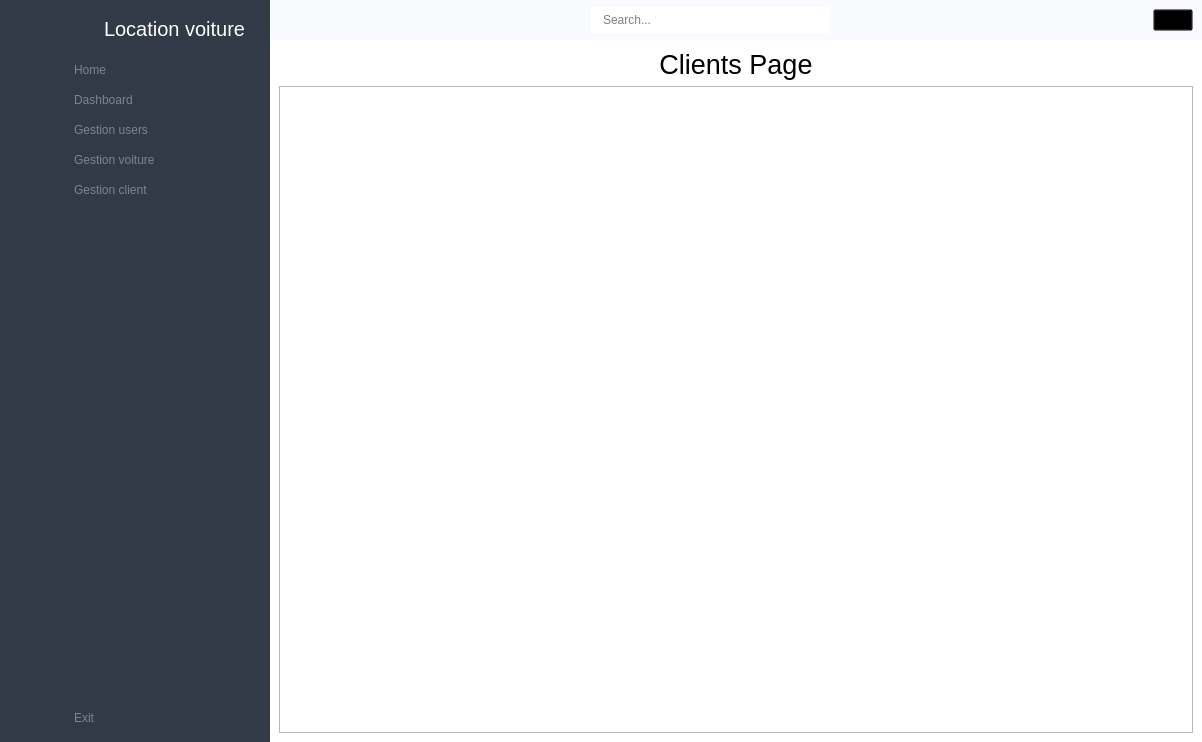
<?xml version="1.0" encoding="UTF-8"?>
<ui version="4.0">
 <class>MainWindow</class>
 <widget class="QMainWindow" name="MainWindow">
  <property name="geometry">
   <rect>
    <x>0</x>
    <y>0</y>
    <width>1202</width>
    <height>742</height>
   </rect>
  </property>
  <property name="windowTitle">
   <string>MainWindow</string>
  </property>
  <property name="styleSheet">
   <string notr="true">/*= Style for mainwindow START
  ==================================================== */
	#MainWindow {
		background-color: #fff;
	}
/*= END
  ==================================================== */

/*= Style for button to change menu style START
  ==================================================== */
	#change_btn {
		padding: 5px;
		border: none;
		width: 30px;
		height: 30px;
	}
/*= END
  ==================================================== */

/*= Style for header widget START
  ==================================================== */
	#widget {
		background-color: #f9fafd;
	}
/*= END
  ==================================================== */

/*= Style for menu with icon only START
  ==================================================== */
  	/* style for widget */
	#icon_only_widget {
		background-color: #313a46;
		width:50px;
	}

    /* style for QPushButton and QLabel */
	#icon_only_widget QPushButton, QLabel {
		height:50px;
		border:none;
		/* border-bottom: 1px solid #b0b0b0; */
	}

	#icon_only_widget QPushButton:hover {
		background-color: rgba( 86, 101, 115, 0.5);
	}

	/* style for logo image */
	#logo_label_1 {
		padding: 5px
	}
/*= END
  ==================================================== */

/*= Style for menu with icon and text START
  ==================================================== */
	/* style for widget */
	#full_menu_widget {
		background-color: #313a46;
	}

	/* style for QPushButton */
	#full_menu_widget QPushButton {
		border:none;
		border-radius: 3px;
		text-align: left;
		padding: 8px 0 8px 15px;
		color: #788596;
	}

	#full_menu_widget QPushButton:hover {
		background-color: rgba( 86, 101, 115, 0.5);
	}

	#full_menu_widget QPushButton:checked {
		color: #fff;
	}

	/* style for logo image */
	#logo_label_2 {
		padding: 5px;
		color: #fff;
	}

	/* style for APP title */
	#logo_label_3 {
		padding-right: 10px;
		color: #fff;
	}
/*= END
  ==================================================== */

/*= Style for search button START
  ==================================================== */
	#search_btn {
		border: none;
	}
/*= END
  ==================================================== */

/*= Style for search input START
  ==================================================== */
	#search_input {
		border: none;
		padding: 5px 10px;
	}

	#search_input:focus {
		background-color: #70B9FE;
	}
/*= END
  ==================================================== */

/*= Style for user information button START
  ==================================================== */
	#user_btn {
		border: none;
	}
/*= END
  ==================================================== */</string>
  </property>
  <widget class="QWidget" name="centralwidget">
   <layout class="QGridLayout" name="gridLayout">
    <property name="leftMargin">
     <number>0</number>
    </property>
    <property name="topMargin">
     <number>0</number>
    </property>
    <property name="rightMargin">
     <number>0</number>
    </property>
    <property name="bottomMargin">
     <number>0</number>
    </property>
    <property name="spacing">
     <number>0</number>
    </property>
    <item row="0" column="0">
     <widget class="QWidget" name="icon_only_widget" native="true">
      <layout class="QVBoxLayout" name="verticalLayout_3">
       <property name="spacing">
        <number>0</number>
       </property>
       <property name="leftMargin">
        <number>0</number>
       </property>
       <property name="topMargin">
        <number>0</number>
       </property>
       <property name="rightMargin">
        <number>0</number>
       </property>
       <property name="bottomMargin">
        <number>0</number>
       </property>
       <item>
        <layout class="QHBoxLayout" name="horizontalLayout_3">
         <item>
          <widget class="QLabel" name="logo_label_1">
           <property name="minimumSize">
            <size>
             <width>50</width>
             <height>50</height>
            </size>
           </property>
           <property name="maximumSize">
            <size>
             <width>50</width>
             <height>50</height>
            </size>
           </property>
           <property name="text">
            <string/>
           </property>
           <property name="pixmap">
            <pixmap resource="resource.qrc">:/icon/icon/Logo.png</pixmap>
           </property>
           <property name="scaledContents">
            <bool>true</bool>
           </property>
          </widget>
         </item>
        </layout>
       </item>
       <item>
        <layout class="QVBoxLayout" name="verticalLayout">
         <property name="spacing">
          <number>0</number>
         </property>
         <item>
          <widget class="QPushButton" name="home_btn_2">
           <property name="text">
            <string/>
           </property>
           <property name="icon">
            <iconset resource="resource.qrc">
             <normaloff>:/icon/icon/home-4-32.ico</normaloff>
             <normalon>:/icon/icon/home-4-48.ico</normalon>:/icon/icon/home-4-32.ico</iconset>
           </property>
           <property name="iconSize">
            <size>
             <width>20</width>
             <height>20</height>
            </size>
           </property>
           <property name="checkable">
            <bool>true</bool>
           </property>
           <property name="autoExclusive">
            <bool>true</bool>
           </property>
          </widget>
         </item>
         <item>
          <widget class="QPushButton" name="dashborad_btn_2">
           <property name="text">
            <string/>
           </property>
           <property name="icon">
            <iconset resource="resource.qrc">
             <normaloff>:/icon/icon/dashboard-5-32.ico</normaloff>
             <normalon>:/icon/icon/dashboard-5-48.ico</normalon>:/icon/icon/dashboard-5-32.ico</iconset>
           </property>
           <property name="iconSize">
            <size>
             <width>20</width>
             <height>20</height>
            </size>
           </property>
           <property name="checkable">
            <bool>true</bool>
           </property>
           <property name="autoExclusive">
            <bool>true</bool>
           </property>
          </widget>
         </item>
         <item>
          <widget class="QPushButton" name="users_btn_2">
           <property name="text">
            <string/>
           </property>
           <property name="icon">
            <iconset resource="resource.qrc">
             <normaloff>:/icon/icon/activity-feed-32.ico</normaloff>
             <normalon>:/icon/icon/activity-feed-48.ico</normalon>:/icon/icon/activity-feed-32.ico</iconset>
           </property>
           <property name="iconSize">
            <size>
             <width>20</width>
             <height>20</height>
            </size>
           </property>
           <property name="checkable">
            <bool>true</bool>
           </property>
           <property name="autoExclusive">
            <bool>true</bool>
           </property>
          </widget>
         </item>
         <item>
          <widget class="QPushButton" name="cars_btn_2">
           <property name="text">
            <string/>
           </property>
           <property name="icon">
            <iconset resource="resource.qrc">
             <normaloff>:/icon/icon/product-32.ico</normaloff>
             <normalon>:/icon/icon/product-48.ico</normalon>:/icon/icon/product-32.ico</iconset>
           </property>
           <property name="iconSize">
            <size>
             <width>20</width>
             <height>20</height>
            </size>
           </property>
           <property name="checkable">
            <bool>true</bool>
           </property>
           <property name="autoExclusive">
            <bool>true</bool>
           </property>
          </widget>
         </item>
         <item>
          <widget class="QPushButton" name="client_btn_2">
           <property name="text">
            <string/>
           </property>
           <property name="icon">
            <iconset resource="resource.qrc">
             <normaloff>:/icon/icon/group-32.ico</normaloff>
             <normalon>:/icon/icon/group-48.ico</normalon>:/icon/icon/group-32.ico</iconset>
           </property>
           <property name="iconSize">
            <size>
             <width>20</width>
             <height>20</height>
            </size>
           </property>
           <property name="checkable">
            <bool>true</bool>
           </property>
           <property name="autoExclusive">
            <bool>true</bool>
           </property>
          </widget>
         </item>
        </layout>
       </item>
       <item>
        <spacer name="verticalSpacer">
         <property name="orientation">
          <enum>Qt::Vertical</enum>
         </property>
         <property name="sizeHint" stdset="0">
          <size>
           <width>20</width>
           <height>375</height>
          </size>
         </property>
        </spacer>
       </item>
       <item>
        <widget class="QPushButton" name="exit_btn_2">
         <property name="text">
          <string/>
         </property>
         <property name="icon">
          <iconset resource="resource.qrc">
           <normaloff>:/icon/icon/close-window-64.ico</normaloff>:/icon/icon/close-window-64.ico</iconset>
         </property>
         <property name="iconSize">
          <size>
           <width>20</width>
           <height>20</height>
          </size>
         </property>
        </widget>
       </item>
      </layout>
     </widget>
    </item>
    <item row="0" column="1">
     <widget class="QWidget" name="full_menu_widget" native="true">
      <layout class="QVBoxLayout" name="verticalLayout_4">
       <item>
        <layout class="QHBoxLayout" name="horizontalLayout_2">
         <property name="spacing">
          <number>0</number>
         </property>
         <item>
          <widget class="QLabel" name="main_logo">
           <property name="minimumSize">
            <size>
             <width>40</width>
             <height>40</height>
            </size>
           </property>
           <property name="maximumSize">
            <size>
             <width>40</width>
             <height>40</height>
            </size>
           </property>
           <property name="text">
            <string/>
           </property>
           <property name="pixmap">
            <pixmap resource="resource.qrc">:/icon/icon/Logo.png</pixmap>
           </property>
           <property name="scaledContents">
            <bool>true</bool>
           </property>
          </widget>
         </item>
         <item>
          <widget class="QLabel" name="logo_label_3">
           <property name="font">
            <font>
             <pointsize>15</pointsize>
            </font>
           </property>
           <property name="text">
            <string>Location voiture</string>
           </property>
          </widget>
         </item>
        </layout>
       </item>
       <item>
        <layout class="QVBoxLayout" name="verticalLayout_2">
         <property name="spacing">
          <number>0</number>
         </property>
         <item>
          <widget class="QPushButton" name="home_Btn">
           <property name="text">
            <string>Home</string>
           </property>
           <property name="icon">
            <iconset resource="resource.qrc">
             <normaloff>:/icon/icon/home-4-32.ico</normaloff>
             <normalon>:/icon/icon/home-4-48.ico</normalon>:/icon/icon/home-4-32.ico</iconset>
           </property>
           <property name="iconSize">
            <size>
             <width>14</width>
             <height>14</height>
            </size>
           </property>
           <property name="checkable">
            <bool>true</bool>
           </property>
           <property name="autoExclusive">
            <bool>true</bool>
           </property>
          </widget>
         </item>
         <item>
          <widget class="QPushButton" name="dashborad_btn">
           <property name="text">
            <string>Dashboard</string>
           </property>
           <property name="icon">
            <iconset resource="resource.qrc">
             <normaloff>:/icon/icon/dashboard-5-32.ico</normaloff>
             <normalon>:/icon/icon/dashboard-5-48.ico</normalon>:/icon/icon/dashboard-5-32.ico</iconset>
           </property>
           <property name="iconSize">
            <size>
             <width>14</width>
             <height>14</height>
            </size>
           </property>
           <property name="checkable">
            <bool>true</bool>
           </property>
           <property name="autoExclusive">
            <bool>true</bool>
           </property>
          </widget>
         </item>
         <item>
          <widget class="QPushButton" name="users_btn">
           <property name="text">
            <string>Gestion users</string>
           </property>
           <property name="icon">
            <iconset resource="resource.qrc">
             <normaloff>:/icon/icon/activity-feed-32.ico</normaloff>
             <normalon>:/icon/icon/activity-feed-48.ico</normalon>:/icon/icon/activity-feed-32.ico</iconset>
           </property>
           <property name="iconSize">
            <size>
             <width>14</width>
             <height>14</height>
            </size>
           </property>
           <property name="checkable">
            <bool>true</bool>
           </property>
           <property name="autoExclusive">
            <bool>true</bool>
           </property>
          </widget>
         </item>
         <item>
          <widget class="QPushButton" name="cars_btn">
           <property name="text">
            <string>Gestion voiture</string>
           </property>
           <property name="icon">
            <iconset resource="resource.qrc">
             <normaloff>:/icon/icon/product-32.ico</normaloff>
             <normalon>:/icon/icon/product-48.ico</normalon>:/icon/icon/product-32.ico</iconset>
           </property>
           <property name="iconSize">
            <size>
             <width>14</width>
             <height>14</height>
            </size>
           </property>
           <property name="checkable">
            <bool>true</bool>
           </property>
           <property name="autoExclusive">
            <bool>true</bool>
           </property>
          </widget>
         </item>
         <item>
          <widget class="QPushButton" name="client_btn">
           <property name="text">
            <string>Gestion client</string>
           </property>
           <property name="icon">
            <iconset resource="resource.qrc">
             <normaloff>:/icon/icon/group-32.ico</normaloff>
             <normalon>:/icon/icon/group-48.ico</normalon>:/icon/icon/group-32.ico</iconset>
           </property>
           <property name="iconSize">
            <size>
             <width>14</width>
             <height>14</height>
            </size>
           </property>
           <property name="checkable">
            <bool>true</bool>
           </property>
           <property name="autoExclusive">
            <bool>true</bool>
           </property>
          </widget>
         </item>
        </layout>
       </item>
       <item>
        <spacer name="verticalSpacer_2">
         <property name="orientation">
          <enum>Qt::Vertical</enum>
         </property>
         <property name="sizeHint" stdset="0">
          <size>
           <width>20</width>
           <height>373</height>
          </size>
         </property>
        </spacer>
       </item>
       <item>
        <widget class="QPushButton" name="exit_btn">
         <property name="text">
          <string>Exit</string>
         </property>
         <property name="icon">
          <iconset resource="resource.qrc">
           <normaloff>:/icon/icon/close-window-64.ico</normaloff>:/icon/icon/close-window-64.ico</iconset>
         </property>
         <property name="iconSize">
          <size>
           <width>14</width>
           <height>14</height>
          </size>
         </property>
        </widget>
       </item>
      </layout>
     </widget>
    </item>
    <item row="0" column="2">
     <widget class="QWidget" name="widget_3" native="true">
      <layout class="QVBoxLayout" name="verticalLayout_5">
       <property name="spacing">
        <number>0</number>
       </property>
       <property name="leftMargin">
        <number>0</number>
       </property>
       <property name="topMargin">
        <number>0</number>
       </property>
       <property name="rightMargin">
        <number>0</number>
       </property>
       <property name="bottomMargin">
        <number>0</number>
       </property>
       <item>
        <widget class="QWidget" name="widget" native="true">
         <property name="minimumSize">
          <size>
           <width>0</width>
           <height>40</height>
          </size>
         </property>
         <layout class="QHBoxLayout" name="horizontalLayout_4">
          <property name="spacing">
           <number>0</number>
          </property>
          <property name="leftMargin">
           <number>0</number>
          </property>
          <property name="topMargin">
           <number>0</number>
          </property>
          <property name="rightMargin">
           <number>9</number>
          </property>
          <property name="bottomMargin">
           <number>0</number>
          </property>
          <item>
           <widget class="QPushButton" name="change_btn">
            <property name="text">
             <string/>
            </property>
            <property name="icon">
             <iconset resource="resource.qrc">
              <normaloff>:/icon/icon/menu-4-32.ico</normaloff>:/icon/icon/menu-4-32.ico</iconset>
            </property>
            <property name="iconSize">
             <size>
              <width>14</width>
              <height>14</height>
             </size>
            </property>
            <property name="checkable">
             <bool>true</bool>
            </property>
           </widget>
          </item>
          <item>
           <spacer name="horizontalSpacer">
            <property name="orientation">
             <enum>Qt::Horizontal</enum>
            </property>
            <property name="sizeHint" stdset="0">
             <size>
              <width>236</width>
              <height>20</height>
             </size>
            </property>
           </spacer>
          </item>
          <item>
           <layout class="QHBoxLayout" name="horizontalLayout">
            <property name="spacing">
             <number>10</number>
            </property>
            <item>
             <widget class="QLineEdit" name="search_input">
              <property name="placeholderText">
               <string>Search...</string>
              </property>
             </widget>
            </item>
            <item>
             <widget class="QPushButton" name="search_btn">
              <property name="text">
               <string/>
              </property>
              <property name="icon">
               <iconset resource="resource.qrc">
                <normaloff>:/icon/icon/search-13-48.ico</normaloff>:/icon/icon/search-13-48.ico</iconset>
              </property>
             </widget>
            </item>
           </layout>
          </item>
          <item>
           <spacer name="horizontalSpacer_2">
            <property name="orientation">
             <enum>Qt::Horizontal</enum>
            </property>
            <property name="sizeHint" stdset="0">
             <size>
              <width>236</width>
              <height>20</height>
             </size>
            </property>
           </spacer>
          </item>
          <item>
           <widget class="QPushButton" name="user_info_btn">
            <property name="styleSheet">
             <string notr="true">background:transparent;</string>
            </property>
            <property name="text">
             <string/>
            </property>
            <property name="icon">
             <iconset resource="resource.qrc">
              <normaloff>:/icon/icon/user-48.ico</normaloff>:/icon/icon/user-48.ico</iconset>
            </property>
           </widget>
          </item>
         </layout>
        </widget>
       </item>
       <item>
        <widget class="QStackedWidget" name="stackedWidget">
         <property name="currentIndex">
          <number>4</number>
         </property>
         <widget class="QWidget" name="home">
          <layout class="QGridLayout" name="gridLayout_2">
           <item row="0" column="0">
            <widget class="QLabel" name="label_4">
             <property name="font">
              <font>
               <pointsize>20</pointsize>
              </font>
             </property>
             <property name="text">
              <string>Home Page</string>
             </property>
             <property name="alignment">
              <set>Qt::AlignCenter</set>
             </property>
            </widget>
           </item>
          </layout>
         </widget>
         <widget class="QWidget" name="dashboard">
          <layout class="QGridLayout" name="gridLayout_3">
           <item row="0" column="0">
            <widget class="QLabel" name="label_5">
             <property name="font">
              <font>
               <pointsize>20</pointsize>
              </font>
             </property>
             <property name="text">
              <string>Dashboard Page</string>
             </property>
             <property name="alignment">
              <set>Qt::AlignCenter</set>
             </property>
            </widget>
           </item>
          </layout>
         </widget>
         <widget class="QWidget" name="page_3">
          <layout class="QGridLayout" name="gridLayout_4">
           <item row="0" column="0">
            <widget class="QLabel" name="label_6">
             <property name="font">
              <font>
               <pointsize>20</pointsize>
              </font>
             </property>
             <property name="text">
              <string>Orders Page</string>
             </property>
             <property name="alignment">
              <set>Qt::AlignCenter</set>
             </property>
            </widget>
           </item>
          </layout>
         </widget>
         <widget class="QWidget" name="page_crud_cars">
          <layout class="QGridLayout" name="gridLayout_5">
           <item row="0" column="0">
            <widget class="QLabel" name="label_7">
             <property name="font">
              <font>
               <pointsize>20</pointsize>
              </font>
             </property>
             <property name="text">
              <string>CARS PAGE</string>
             </property>
             <property name="alignment">
              <set>Qt::AlignCenter</set>
             </property>
            </widget>
           </item>
          </layout>
         </widget>
         <widget class="QWidget" name="page_crud_clients">
          <layout class="QGridLayout" name="gridLayout_6">
           <item row="0" column="0">
            <widget class="QLabel" name="label_8">
             <property name="font">
              <font>
               <pointsize>20</pointsize>
              </font>
             </property>
             <property name="text">
              <string>Clients Page</string>
             </property>
             <property name="alignment">
              <set>Qt::AlignCenter</set>
             </property>
            </widget>
           </item>
           <item row="1" column="0">
            <widget class="QTableWidget" name="clients_data"/>
           </item>
          </layout>
         </widget>
         <widget class="QWidget" name="page_6">
          <layout class="QGridLayout" name="gridLayout_7">
           <item row="0" column="0">
            <widget class="QLabel" name="label_9">
             <property name="font">
              <font>
               <pointsize>20</pointsize>
              </font>
             </property>
             <property name="text">
              <string>Search Page</string>
             </property>
             <property name="alignment">
              <set>Qt::AlignCenter</set>
             </property>
            </widget>
           </item>
          </layout>
         </widget>
         <widget class="QWidget" name="page_7">
          <layout class="QGridLayout" name="gridLayout_8">
           <item row="0" column="0">
            <widget class="QLabel" name="label_10">
             <property name="font">
              <font>
               <pointsize>20</pointsize>
              </font>
             </property>
             <property name="text">
              <string>User Page</string>
             </property>
             <property name="alignment">
              <set>Qt::AlignCenter</set>
             </property>
            </widget>
           </item>
          </layout>
         </widget>
        </widget>
       </item>
      </layout>
     </widget>
    </item>
   </layout>
  </widget>
 </widget>
 <resources>
  <include location="resource.qrc"/>
  <include location="resource.qrc"/>
 </resources>
 <connections>
  <connection>
   <sender>change_btn</sender>
   <signal>toggled(bool)</signal>
   <receiver>icon_only_widget</receiver>
   <slot>setVisible(bool)</slot>
   <hints>
    <hint type="sourcelabel">
     <x>197</x>
     <y>23</y>
    </hint>
    <hint type="destinationlabel">
     <x>50</x>
     <y>362</y>
    </hint>
   </hints>
  </connection>
  <connection>
   <sender>change_btn</sender>
   <signal>toggled(bool)</signal>
   <receiver>full_menu_widget</receiver>
   <slot>setHidden(bool)</slot>
   <hints>
    <hint type="sourcelabel">
     <x>188</x>
     <y>25</y>
    </hint>
    <hint type="destinationlabel">
     <x>173</x>
     <y>257</y>
    </hint>
   </hints>
  </connection>
  <connection>
   <sender>home_btn_2</sender>
   <signal>toggled(bool)</signal>
   <receiver>home_Btn</receiver>
   <slot>setChecked(bool)</slot>
   <hints>
    <hint type="sourcelabel">
     <x>27</x>
     <y>69</y>
    </hint>
    <hint type="destinationlabel">
     <x>72</x>
     <y>76</y>
    </hint>
   </hints>
  </connection>
  <connection>
   <sender>dashborad_btn_2</sender>
   <signal>toggled(bool)</signal>
   <receiver>dashborad_btn</receiver>
   <slot>setChecked(bool)</slot>
   <hints>
    <hint type="sourcelabel">
     <x>33</x>
     <y>100</y>
    </hint>
    <hint type="destinationlabel">
     <x>67</x>
     <y>99</y>
    </hint>
   </hints>
  </connection>
  <connection>
   <sender>users_btn_2</sender>
   <signal>toggled(bool)</signal>
   <receiver>users_btn</receiver>
   <slot>setChecked(bool)</slot>
   <hints>
    <hint type="sourcelabel">
     <x>33</x>
     <y>123</y>
    </hint>
    <hint type="destinationlabel">
     <x>69</x>
     <y>125</y>
    </hint>
   </hints>
  </connection>
  <connection>
   <sender>cars_btn_2</sender>
   <signal>toggled(bool)</signal>
   <receiver>cars_btn</receiver>
   <slot>setChecked(bool)</slot>
   <hints>
    <hint type="sourcelabel">
     <x>24</x>
     <y>148</y>
    </hint>
    <hint type="destinationlabel">
     <x>72</x>
     <y>148</y>
    </hint>
   </hints>
  </connection>
  <connection>
   <sender>client_btn_2</sender>
   <signal>toggled(bool)</signal>
   <receiver>client_btn</receiver>
   <slot>setChecked(bool)</slot>
   <hints>
    <hint type="sourcelabel">
     <x>33</x>
     <y>177</y>
    </hint>
    <hint type="destinationlabel">
     <x>67</x>
     <y>172</y>
    </hint>
   </hints>
  </connection>
  <connection>
   <sender>home_Btn</sender>
   <signal>toggled(bool)</signal>
   <receiver>home_btn_2</receiver>
   <slot>setChecked(bool)</slot>
   <hints>
    <hint type="sourcelabel">
     <x>70</x>
     <y>63</y>
    </hint>
    <hint type="destinationlabel">
     <x>41</x>
     <y>60</y>
    </hint>
   </hints>
  </connection>
  <connection>
   <sender>dashborad_btn</sender>
   <signal>toggled(bool)</signal>
   <receiver>dashborad_btn_2</receiver>
   <slot>setChecked(bool)</slot>
   <hints>
    <hint type="sourcelabel">
     <x>160</x>
     <y>99</y>
    </hint>
    <hint type="destinationlabel">
     <x>26</x>
     <y>90</y>
    </hint>
   </hints>
  </connection>
  <connection>
   <sender>users_btn</sender>
   <signal>toggled(bool)</signal>
   <receiver>users_btn_2</receiver>
   <slot>setChecked(bool)</slot>
   <hints>
    <hint type="sourcelabel">
     <x>143</x>
     <y>112</y>
    </hint>
    <hint type="destinationlabel">
     <x>39</x>
     <y>114</y>
    </hint>
   </hints>
  </connection>
  <connection>
   <sender>cars_btn</sender>
   <signal>toggled(bool)</signal>
   <receiver>cars_btn_2</receiver>
   <slot>setChecked(bool)</slot>
   <hints>
    <hint type="sourcelabel">
     <x>162</x>
     <y>142</y>
    </hint>
    <hint type="destinationlabel">
     <x>43</x>
     <y>144</y>
    </hint>
   </hints>
  </connection>
  <connection>
   <sender>client_btn</sender>
   <signal>toggled(bool)</signal>
   <receiver>client_btn_2</receiver>
   <slot>setChecked(bool)</slot>
   <hints>
    <hint type="sourcelabel">
     <x>162</x>
     <y>163</y>
    </hint>
    <hint type="destinationlabel">
     <x>39</x>
     <y>184</y>
    </hint>
   </hints>
  </connection>
  <connection>
   <sender>exit_btn</sender>
   <signal>clicked()</signal>
   <receiver>MainWindow</receiver>
   <slot>close()</slot>
   <hints>
    <hint type="sourcelabel">
     <x>126</x>
     <y>584</y>
    </hint>
    <hint type="destinationlabel">
     <x>284</x>
     <y>606</y>
    </hint>
   </hints>
  </connection>
  <connection>
   <sender>exit_btn_2</sender>
   <signal>clicked()</signal>
   <receiver>MainWindow</receiver>
   <slot>close()</slot>
   <hints>
    <hint type="sourcelabel">
     <x>34</x>
     <y>592</y>
    </hint>
    <hint type="destinationlabel">
     <x>47</x>
     <y>626</y>
    </hint>
   </hints>
  </connection>
 </connections>
</ui>
